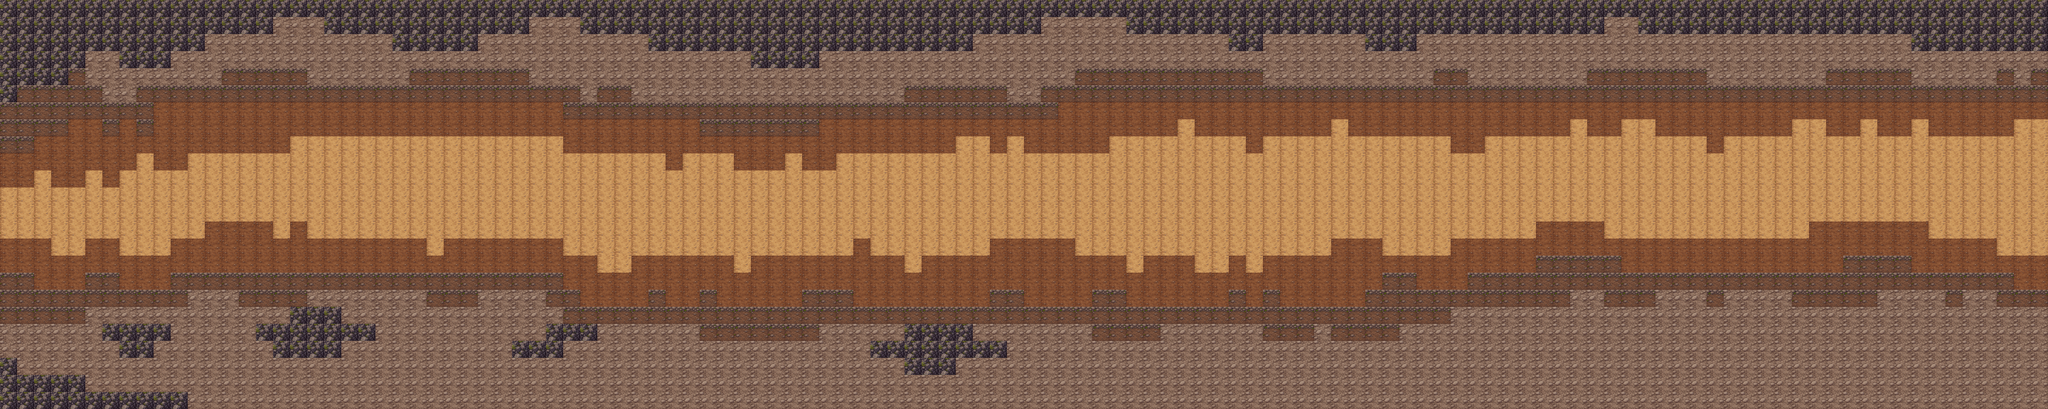

A level layout from a 2D game, rendered from its tile map. Below: a short description, then the map file with tile-grid data replaced by summaries:
An orthogonal 120x24 tile map with 32x32 px tiles, 1 tile layer (Tile Layer 1) and 20 objects (LC04, LC05, LC06, SC00, SC01, ...).

<map version="1.10" tiledversion="1.11.2" orientation="orthogonal" renderorder="right-down" width="120" height="24" tilewidth="32" tileheight="32" infinite="0" nextlayerid="12" nextobjectid="57">
 <tileset firstgid="1" source="Velastra_Highlands.tsx" />
 <layer id="1" name="Tile Layer 1" width="120" height="24">
  <data>[2880 cells, 2880 non-empty, 5 distinct tile ids]</data>
 </layer>
 <objectgroup id="5" name="Landmarks">
  <object id="43" name="LC04" x="624" y="0">
   <properties>
    <property name="base_offset_px" type="int" value="10" />
    <property name="image_path" value="assets/landmarks/trees/large_conifer_00.png" />
    <property name="scale" type="float" value="5" />
    <property name="sway" type="bool" value="true" />
   </properties>
  </object>
  <object id="44" name="LC05" x="-32" y="834.667">
   <properties>
    <property name="base_offset_px" type="int" value="10" />
    <property name="image_path" value="assets/landmarks/trees/large_conifer_02.png" />
    <property name="scale" type="float" value="6" />
    <property name="sway" type="bool" value="true" />
   </properties>
  </object>
  <object id="45" name="LC06" x="1457.33" y="-10">
   <properties>
    <property name="base_offset_px" type="int" value="10" />
    <property name="image_path" value="assets/landmarks/trees/large_conifer_01.png" />
    <property name="scale" type="float" value="7" />
    <property name="sway" type="bool" value="true" />
   </properties>
  </object>
  <object id="46" name="SC00" x="973.333" y="657.333">
   <properties>
    <property name="base_offset_px" type="int" value="10" />
    <property name="image_path" value="assets/landmarks/trees/small_conifer_00.png" />
    <property name="scale" type="float" value="5" />
    <property name="sway" type="bool" value="true" />
   </properties>
  </object>
  <object id="54" name="SC01" x="182.667" y="154.667">
   <properties>
    <property name="base_offset_px" type="int" value="10" />
    <property name="image_path" value="assets/landmarks/trees/small_conifer_00.png" />
    <property name="scale" type="float" value="5" />
    <property name="sway" type="bool" value="true" />
   </properties>
  </object>
  <object id="48" name="Large Outcrop" x="200" y="-300">
   <properties>
    <property name="base_offset_px" type="int" value="10" />
    <property name="image_path" value="assets/landmarks/rocks/large_outcrop_00.png" />
    <property name="scale" type="float" value="2" />
    <property name="sway" type="bool" value="false" />
   </properties>
  </object>
  <object id="55" name="Large Outcrop2" x="1350" y="-700">
   <properties>
    <property name="base_offset_px" type="int" value="10" />
    <property name="image_path" value="assets/landmarks/rocks/large_outcrop_00.png" />
    <property name="scale" type="float" value="3" />
    <property name="sway" type="bool" value="false" />
   </properties>
  </object>
  <object id="53" name="LC00" x="1877.33" y="919.333">
   <properties>
    <property name="base_offset_px" type="int" value="10" />
    <property name="image_path" value="assets/landmarks/trees/large_conifer_01.png" />
    <property name="scale" type="float" value="7" />
    <property name="sway" type="bool" value="true" />
   </properties>
  </object>
  <object id="51" name="LC01" x="3596" y="110.667">
   <properties>
    <property name="base_offset_px" type="int" value="10" />
    <property name="image_path" value="assets/landmarks/trees/large_conifer_00.png" />
    <property name="scale" type="float" value="5" />
    <property name="sway" type="bool" value="true" />
   </properties>
  </object>
  <object id="52" name="LC02" x="2314.67" y="-210.667">
   <properties>
    <property name="base_offset_px" type="int" value="10" />
    <property name="image_path" value="assets/landmarks/trees/large_conifer_02.png" />
    <property name="scale" type="float" value="6" />
    <property name="sway" type="bool" value="true" />
   </properties>
  </object>
 </objectgroup>
 <objectgroup id="4" name="exits">
  <object id="27" name="to_narrow_pass" x="0.452381" y="192.333" width="62.9796" height="479" />
 </objectgroup>
 <objectgroup id="11" name="spawns">
  <object id="56" name="from_pass" x="128" y="384" width="32" height="32">
   <properties>
    <property name="angle" type="float" value="270" />
   </properties>
  </object>
 </objectgroup>
 <objectgroup id="3" name="collision">
  <object id="11" x="0" y="0" width="3840" height="32" />
  <object id="14" x="0" y="736" width="3840" height="32" />
  <object id="18" x="0" y="32" width="32" height="160" />
  <object id="20" x="0" y="672" width="32" height="64" />
  <object id="21" x="32" y="704" width="128" />
  <object id="23" x="32" y="32" width="96" height="128" />
  <object id="24" x="128" y="32" width="32" height="96" />
  <object id="25" x="160" y="32" width="224" height="64" />
 </objectgroup>
</map>